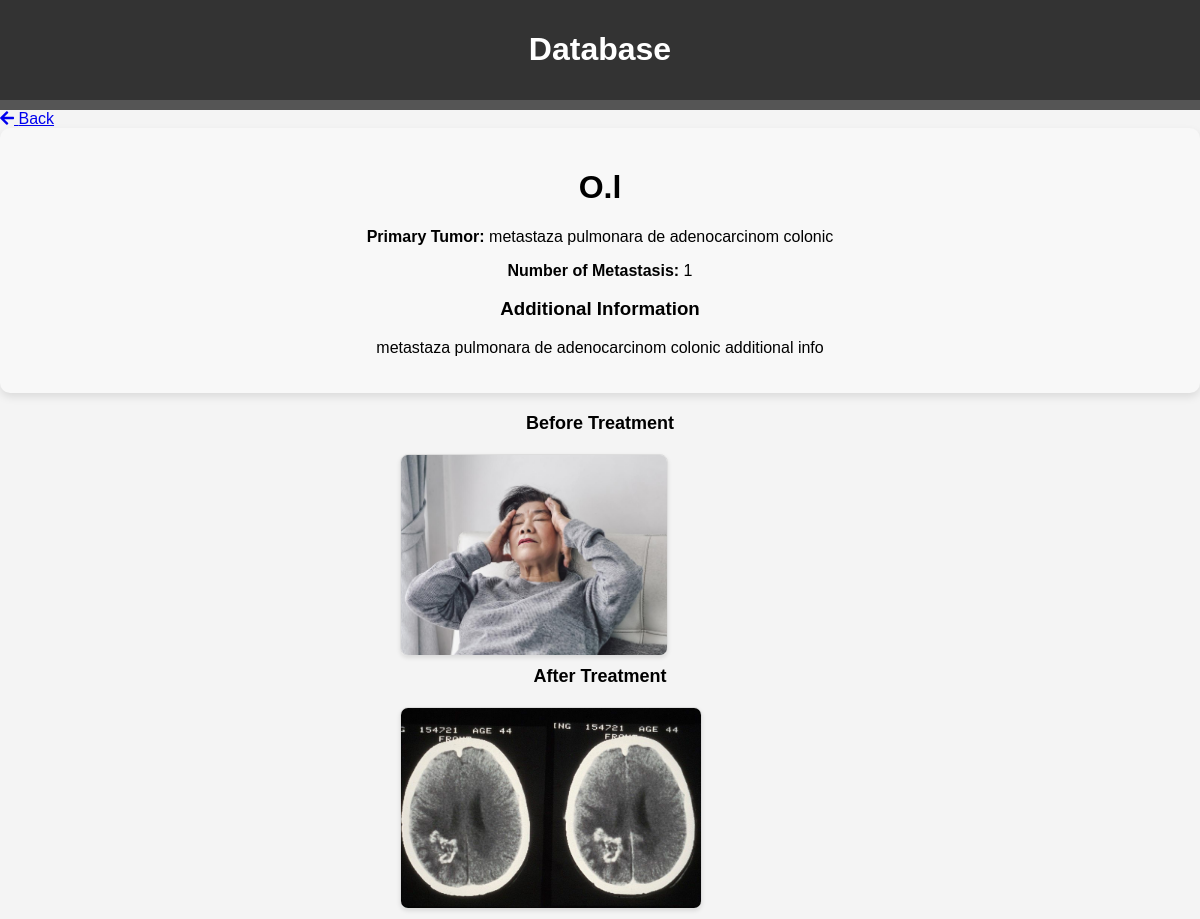
The app's page /patient/14/ (signed in) with its own data.
### details/models.py (models this page shows, shortened)
class Patient(models.Model):
    SEX_CHOICES = [('M', 'Male'),('F', 'Female'),('O', 'Other'),]
    first_name = models.CharField(max_length=100)
    last_name = models.CharField(max_length=100)
    primary_tumor = models.CharField(max_length=100)
    num_metastasis = models.PositiveIntegerField()
    ct_images_before = models.ManyToManyField('PatientImage', related_name='before_images', blank=True)
    ct_images_after = models.ManyToManyField('PatientImage', related_name='after_images', blank=True)
    mark_for_study = models.BooleanField(default=False)  # Add this field
    controls = models.ManyToManyField('Control', related_name='patient_controls', blank=True)
    sex = models.CharField(max_length=1, choices=SEX_CHOICES, blank=True, null=True)
    date_of_birth = models.DateField(blank=True, null=True)

class PatientAdditionalInfo(models.Model):
    patient = models.OneToOneField(Patient, on_delete=models.CASCADE)
    text_info = models.TextField()

class PatientImage(models.Model):
    patient = models.ForeignKey(Patient, on_delete=models.CASCADE)
    image = models.ImageField(upload_to='ct_images/', blank=True)

### details/views.py (the view)
# urls.py: path('patient/<int:patient_id>/', views.patient_detail, name='patient_detail'),
@login_required
def patient_detail(request, patient_id):
    patient = Patient.objects.get(pk=patient_id)
    return render(request, 'patient.html', {'patient': patient})

### templates/patient.html (shortened to what this page needs)
{% extends 'base.html' %}
{% block content %}
    <link rel="stylesheet" href="https://cdnjs.cloudflare.com/ajax/libs/font-awesome/5.15.3/css/all.min.css">
<div class="patient-detail">
    <a href="{% url 'patients_info' %}" class="btn btn-secondary">
        <i class="fas fa-arrow-left"></i> Back
    </a>
    <div class="patient-info-box">
        <h1>{{ patient.first_name|first }}.{{ patient.last_name|first }}</h1>
        <p><strong>Primary Tumor:</strong> {{ patient.primary_tumor }}</p>
        <p><strong>Number of Metastasis:</strong> {{ patient.num_metastasis }}</p>
        {% if patient.patientadditionalinfo %}
        <h3>Additional Information</h3>
        <p>{{ patient.patientadditionalinfo.text_info }}</p>
        {% endif %}
    </div>
    {% if patient.num_metastasis %}
        <div class="image-gallery">
            <div class="img-heading">Before Treatment</div>
            {% for before_image in patient.ct_images_before.all %}
                <div class="image-set">
                    <img src="{{ before_image.image.url }}" alt="Before Treatment">
                </div>
            {% endfor %}
        </div>
        <div class="image-gallery">
            <div class="img-heading">After Treatment</div>
            {% for after_image in patient.ct_images_after.all %}
                <div class="image-set">
                    <img src="{{ after_image.image.url }}" alt="After Treatment">
                </div>
            {% endfor %}
        </div>
    {% endif %}
</div>
{% endblock %}

### templates/base.html (style rules this page uses)
body { background-color: #f4f4f4; margin: 0; padding: 0; font-family: Arial, sans-serif; }

### templates/patient.html (style rules this page uses)
.patient-info-box { background-color: #f8f8f8; border-radius: 10px; box-shadow: 0 4px 8px rgba(0, 0, 0, 0.1); padding: 20px; margin-bottom: 20px; text-align: center; }
.image-gallery { display: flex; flex-wrap: wrap; justify-content: center; }
.image-set { display: flex; align-items: center; margin: 10px; width: 33.33%; }
.image-set img { max-width: 100%; height: 200px; border: 1px solid #ddd; border-radius: 8px; box-shadow: 0 2px 4px rgba(0, 0, 0, 0.1); object-fit: cover; }
.img-heading { width: 100%; text-align: center; margin-bottom: 10px; font-weight: bold; font-size: 18px; }

### records on screen
Patient: first_name|first "O", last_name|first "l", primary_tumor "metastaza pulmonara de adenocarcinom colonic", num_metastasis "1", patientadditionalinfo.text_info "metastaza pulmonara de adenocarcinom colonic additional info"
PatientImage: image (picture)
PatientImage: image (picture)
